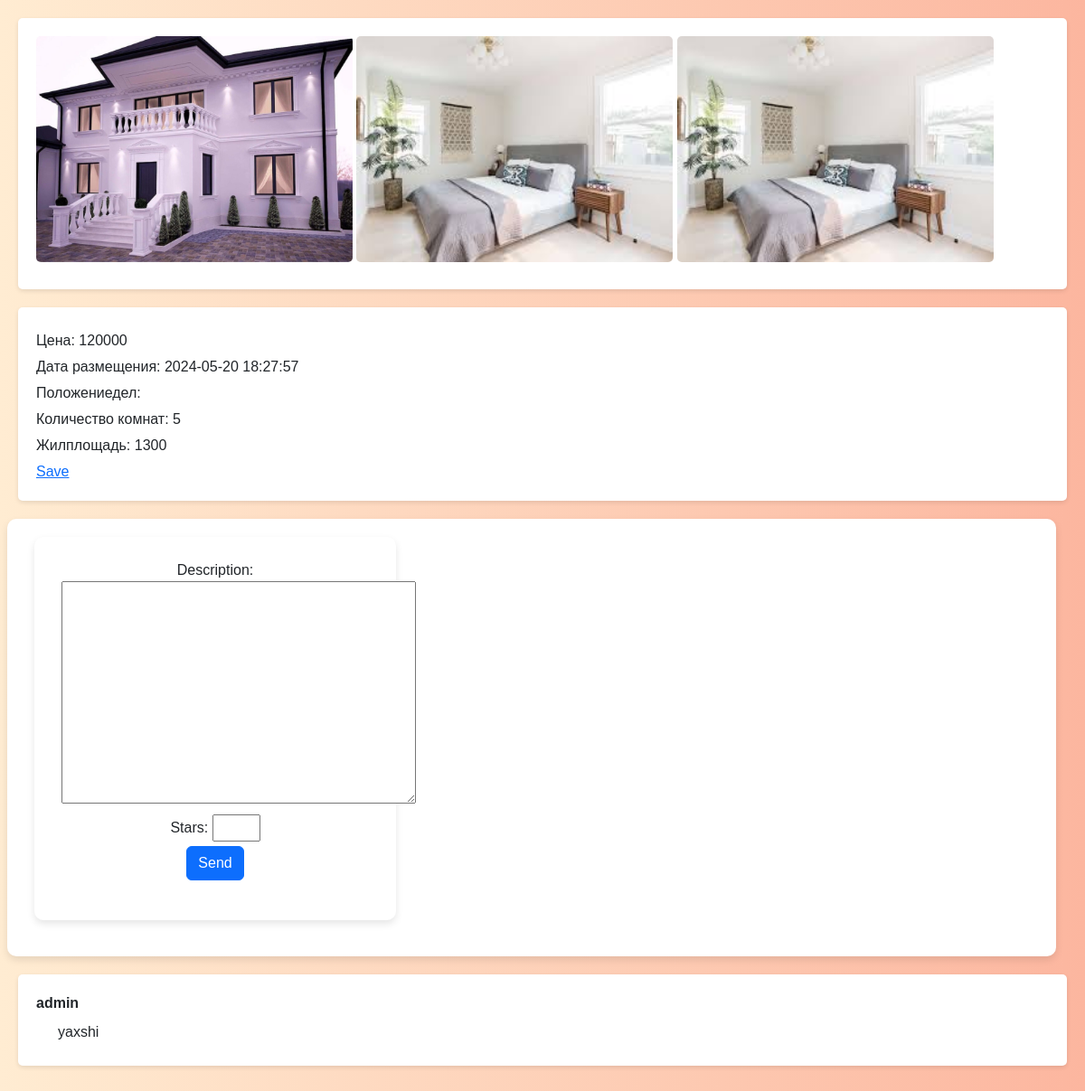
Screenshot of /detail/4/ (signed in) with the database file from the repository.
### page_1/models.py (models this page shows, shortened)
class UyRasmlari(models.Model):
    id = models.BigAutoField(primary_key=True)
    xususiyat_id= models.ForeignKey(Xususiyati, on_delete=models.CASCADE)
    picture = models.ImageField(default='default.jpg')

class Xususiyati(models.Model):
    uy = models.ForeignKey(Uylar, on_delete=models.CASCADE)
    vazifasi = models.ForeignKey(Vazifalar, on_delete=models.CASCADE)
    narxi = models.CharField(max_length=255)
    sana = models.DateTimeField(default=datetime.now(), blank=True)
    star = models.ForeignKey(Stars, on_delete=models.CASCADE)
    defaultimage = models.ImageField(default='defaulthome.jpg')

class Uylar(models.Model):
    mijoz_id= models.ForeignKey(Mijoz, on_delete=models.CASCADE)
    holati = models.TextField()
    yashash_maydoni = models.CharField(max_length=255)
    xonalar_soni = models.BigIntegerField()
    joylashuvi = models.CharField(max_length=255)

class Review(models.Model):
    description = models.TextField()
    uy_id = models.ForeignKey(Uylar, on_delete=models.CASCADE)
    user_id = models.ForeignKey(User, on_delete=models.CASCADE)
    stars = models.IntegerField(
        validators=[MinValueValidator(1), MaxValueValidator(5)]
    )

### page_1/views.py (the view, shortened to what this page needs)
# urls.py: path('detail/<a>/', detail_home.as_view(), name='detail_home'),
class detail_home(View):
    def get(self, request, a):
        review_form = ReviewForm()
        uy = Xususiyati.objects.get(id=a).uy
        sharxlar = Review.objects.filter(uy_id=uy.id)
        xususiyat = Xususiyati.objects.get(pk=a)
        Uy_picture = UyRasmlari.objects.filter(xususiyat_id=a)
        return render(request, 'detail_img.html', {'Uy_picture':Uy_picture, "xususiyat":xususiyat,'form': review_form,'sharxlar': sharxlar})

### page_1/forms.py
class ReviewForm(forms.ModelForm):
    stars = forms.IntegerField(min_value=1, max_value=5)
    class Meta:
        model = Review
        fields = ['description','stars']

### templates/detail_img.html (shortened to what this page needs)
<!DOCTYPE html>
<html lang="en">
<head>
    <link href="https://cdn.jsdelivr.net/npm/bootstrap@5.3.3/dist/css/bootstrap.min.css" rel="stylesheet">
</head>
<body>
    <div>
        {% for i in Uy_picture %}
            <img src="{{ i.picture.url }}">
        {% endfor %}
    </div>
    <div>
        <p>Цена: {{ xususiyat.narxi }}</p>
        <p>Дата размещения: {{ xususiyat.sana |date:"Y-m-d H:i:s" }}</p>
        <p>Положениедел: {{ xususiyat.uy.положениедел }}</p>
        <p>Количество комнат: {{ xususiyat.uy.xonalar_soni }}</p>
        <p>Жилплощадь: {{ xususiyat.uy.yashash_maydoni }}</p>
        <a href="{% url 'download_word' xususiyat.id %}">Save</a>
    </div>
{% if user.is_authenticated %}
    <div class="row">
        <div class="col-4">
            <form method="post">
                {{ form.as_p }}
                <button class="btn btn-primary mb-4" type="submit">Send</button>
            </form>
        </div>
    </div>
    {% for sharx in sharxlar %}
        <div>
            <b>{{ sharx.user_id.username }}</b>
            <p class="mt-2 ms-4">
                {{ sharx.description }}
            </p>
        </div>
    {% endfor %}
    {% else %}
        <p>
            <a href="{% url 'login' %}">Izoh yozish</a>
        </p>
    {% endif %}
</body>
</html>

### templates/detail_img.html (style rules this page uses)
body { font-family: Arial, sans-serif; background-color: #f0f0f0; padding: 20px; }
div { background-color: #fff; border-radius: 5px; box-shadow: 0 2px 5px rgba(0, 0, 0, 0.1); padding: 20px; margin-bottom: 20px; }
img { width: 350px; height: 250px; border-radius: 5px; margin-bottom: 10px; }
p { margin: 5px 0; }
body { background: linear-gradient(to right, #ffecd2 0%, #fcb69f 100%); }
.col-4 { background: #ffffff; padding: 20px 30px; border-radius: 10px; box-shadow: 0 4px 8px rgba(0, 0, 0, 0.1); max-width: 400px; width: 100%; text-align: center; }
.row { background: #ffffff; padding: 20px 30px; border-radius: 10px; box-shadow: 0 4px 8px rgba(0, 0, 0, 0.1); width: 100%; text-align: center; }

### rows the page displays
UyRasmlari: picture (picture)
UyRasmlari: picture (picture)
UyRasmlari: picture (picture)
Xususiyati: narxi "120000", sana "2024-05-20 18:27:57", uy.xonalar_soni "5", uy.yashash_maydoni "1300"
Review: user_id.username "admin", description "yaxshi"
